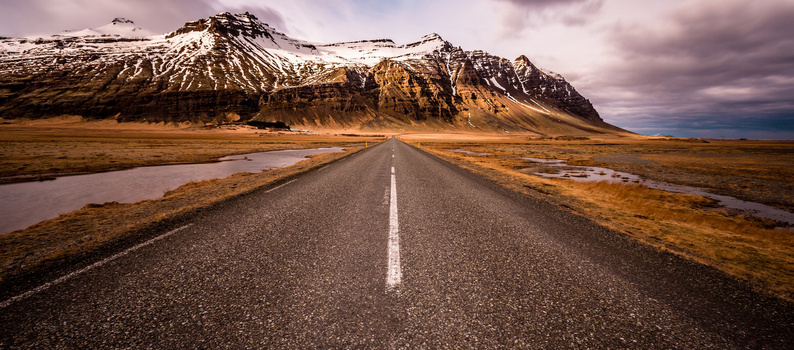
#> input picture source/test.jpg, 794 x 350 px
$ python -i myFloodfill.py   (imports and definitions only)
#> lines starting #> are read from the running program, lines starting #| are printed output that depends on the picture; after the words box and inside, x2 and y2 are one past the last pixel; in counts of white or black regions, pixels touching at a corner belong together
#> further down, picture is the input picture: shape (350, 794, 3); mean B, G, R 73.1, 86, 116.7
import cv2
import numpy as np


# 指定颜色替换
def fill_image(image,
               start_point: tuple = (0, 0),
               color: tuple = (255, 255, 255),
               loDiff: tuple = (100, 100, 50),
               upDiff: tuple = (50, 50, 50)):
#> called with start_point = (0, 0), color = (255, 255, 255), loDiff = (100, 100, 50), upDiff = (50, 50, 50)
    copyImage = image.copy()
    h, w = image.shape[:2]
#> h = 350; w = 794
    mask = np.zeros([h + 2, w + 2], np.uint8)  # make a new array as mask array, +2 is request from official
    '''
    seedPoint: 起始測試點.

    newVal:通過測試的pixel要填入的值

    loDiff:與相鄰像素能容忍的最大差異下限

    upDiff:與相鄰像素能容忍的最大差異上限

    '''
    cv2.floodFill(copyImage, mask, start_point, color, loDiff, upDiff,
                  flags=4 | (255 << 8) | cv2.FLOODFILL_FIXED_RANGE)
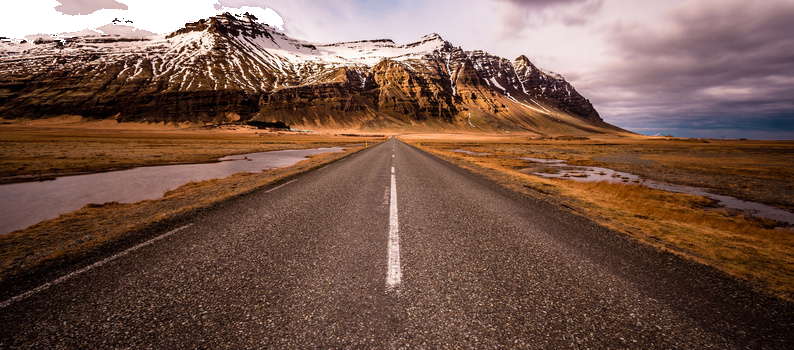
#> copyImage: shape (350, 794, 3); 2.33% of pixels changed, all inside (x1, y1, x2, y2) = (0, 0, 284, 45)
    mask_copy = mask[1:h + 1, 1:w + 1]  # 1~h 1~w 對應原圖的 0~h-1 0~w-1
    mask_copy = cv2.merge([mask_copy, mask_copy, mask_copy])  # merge to create 3 channel
    mask = cv2.bitwise_and(image, mask_copy)  # mask不為0的地方(被漫水填充的地方)才會show出來
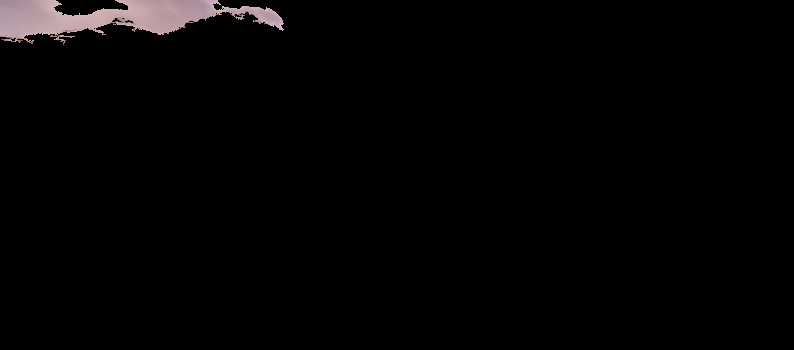
#> mask: shape (350, 794, 3); mean B, G, R 3.9, 3.7, 4.4

    return copyImage, mask

>>> import cv2
>>> picture = cv2.imread('../source/test.jpg')
>>> result = fill_image(picture)
